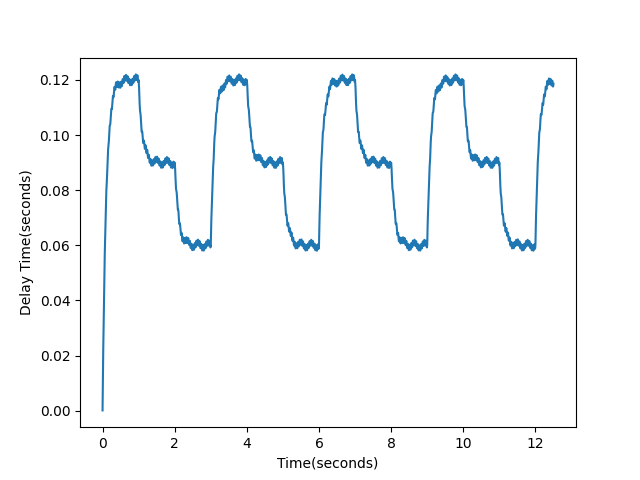

Write the Python code that produced this figure.
import math
RATE = 8000
vpre = 0. # Used for delay control
def getDelay(controlDelay=0.06, idx=0):
    '''
    @parameters: user-set Delay
    @returns: current delay time
    '''
    global vpre
    tau = 0.1
    # To simulate Capstan
    lb = math.e**(-1.0/(tau * RATE))
    vpre = (1 - lb) * controlDelay + lb * vpre

    # Sinusoid generation to simulate Pinch wheel
    gi = 0.001  #gain
    w0 = 3.5 * 2 * math.pi
    w1 = 22 * 2 * math.pi
    pinchDelay = gi*math.sin(w0*idx/RATE) + gi*math.sin(w1*idx/RATE)
    # To simulate tensioner

    delayTime = vpre + pinchDelay
    return delayTime

x=[]
y=[]
controls = [0.06, 0.12, 0.09]
curContrl = 0
for i in range(100000):
    x.append(i/RATE)
    if (i % 8000) == 0:
        curContrl += 1
        curContrl %= 3
    y.append(getDelay(controls[curContrl], i))
import matplotlib.pyplot as plt
plt.xlabel("Time(seconds)")
plt.ylabel("Delay Time(seconds)")
plt.plot(x,y)
plt.show()
